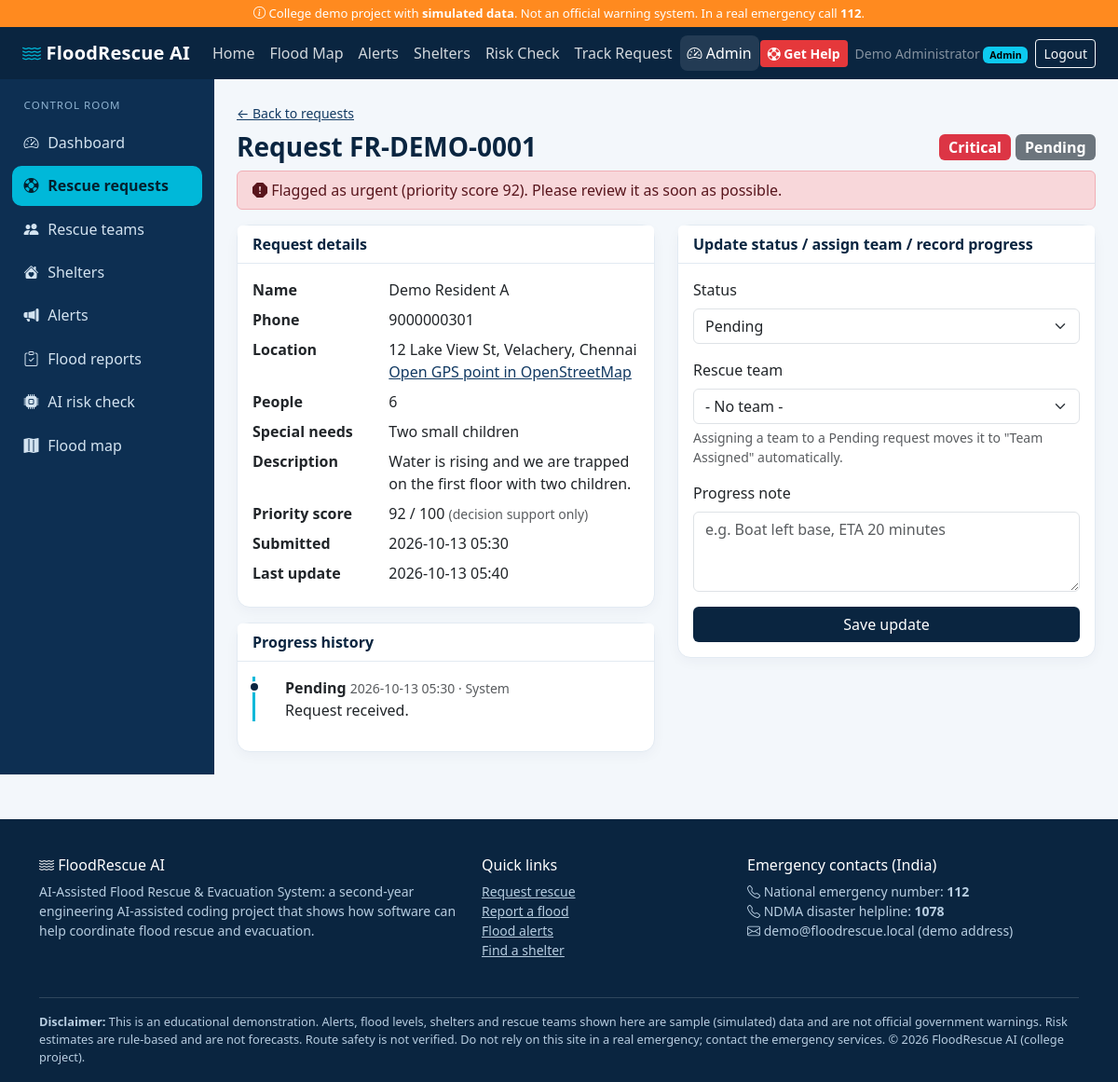
Screenshot of /admin/requests/FR-DEMO-0001 (signed in) with the database file from the repository.
### tables this page shows
CREATE TABLE users (
    id INTEGER PRIMARY KEY AUTOINCREMENT,
    name TEXT NOT NULL,
    email TEXT NOT NULL UNIQUE,
    phone TEXT NOT NULL,
    password_hash TEXT NOT NULL,
    role TEXT NOT NULL DEFAULT 'user',
    created_at TEXT NOT NULL
);

CREATE TABLE rescue_requests (
    id INTEGER PRIMARY KEY AUTOINCREMENT,
    request_id TEXT NOT NULL UNIQUE,
    user_id INTEGER,
    name TEXT NOT NULL,
    phone TEXT NOT NULL,
    location TEXT NOT NULL,
    latitude REAL,
    longitude REAL,
    people_count INTEGER NOT NULL,
    description TEXT NOT NULL,
    urgency TEXT NOT NULL,
    special_needs TEXT,
    priority_score INTEGER NOT NULL DEFAULT 0,
    is_urgent INTEGER NOT NULL DEFAULT 0,
    status TEXT NOT NULL DEFAULT 'Pending',
    team_id INTEGER REFERENCES rescue_teams(id),
    created_at TEXT NOT NULL,
    updated_at TEXT NOT NULL
);

CREATE TABLE request_updates (
    id INTEGER PRIMARY KEY AUTOINCREMENT,
    request_id TEXT NOT NULL,
    status TEXT NOT NULL,
    note TEXT,
    team_label TEXT,
    updated_by TEXT,
    created_at TEXT NOT NULL
);

### app.py (the view)
@app.route("/admin/requests/<rid>")
@admin_required
def request_detail(rid):
    req = query("SELECT r.*, t.name AS team_name, t.team_code FROM rescue_requests r "
                "LEFT JOIN rescue_teams t ON r.team_id=t.id WHERE r.request_id=?", (rid,), one=True)
    if req is None:
        abort(404)
    teams = query("SELECT * FROM rescue_teams ORDER BY team_code")
    timeline = query("SELECT * FROM request_updates WHERE request_id=? ORDER BY id DESC", (rid,))
    return render_template("request_detail.html", req=req, teams=teams, timeline=timeline)

### app.py (called while the page is built)
@app.before_request
def load_user_and_check_csrf():
    if "csrf_token" not in session:
        session["csrf_token"] = secrets.token_hex(16)
    g.user = None
    if session.get("user_id"):
        g.user = query("SELECT id,name,email,phone,role FROM users WHERE id=?", (session["user_id"],), one=True)
        if g.user is None:
            session.pop("user_id", None)
    if request.method == "POST":
        token = request.form.get("csrf_token") or request.headers.get("X-CSRF-Token") or ""
        if not secrets.compare_digest(token, session.get("csrf_token", "")):
            abort(400, "Your session expired or the form was invalid. Please reload the page and try again.")

@app.context_processor
def inject_globals():
    return dict(csrf_token=session.get("csrf_token", ""), current_user=g.get("user"),
                STATUSES=STATUSES, URGENCY_LEVELS=URGENCY_LEVELS, year=datetime.now().year)

def admin_required(view):
    @wraps(view)
    def wrapped(*args, **kwargs):
        if g.user is None:
            flash("Please log in as an administrator.", "warning")
            return redirect(url_for("login", next=request.path))
        if g.user["role"] != "admin":
            abort(403)
        return view(*args, **kwargs)
    return wrapped

@app.template_filter("badge")
def badge_filter(value):
    return BADGE_COLORS.get(value, "secondary")

### db.py (called while the page is built)
def get_db():
    if "db" not in g:
        g.db = sqlite3.connect(DB_PATH)
        g.db.row_factory = sqlite3.Row
        g.db.execute("PRAGMA foreign_keys = ON")
    return g.db

def query(sql, args=(), one=False):
    cur = get_db().execute(sql, args)
    rows = cur.fetchall()
    cur.close()
    if one:
        return rows[0] if rows else None
    return rows

### templates/request_detail.html (shortened to what this page needs)
{% extends "admin_base.html" %}
{% block content %}
<a href="{{ url_for('rescue_management') }}" class="small">&larr; Back to requests</a>
<div class="d-flex flex-wrap justify-content-between align-items-center my-2">
    <h3 class="mb-0">Request {{ req.request_id }}</h3>
    <div><span class="badge text-bg-{{ req.urgency|badge }} fs-6">{{ req.urgency }}</span>
        <span class="badge text-bg-{{ req.status|badge }} fs-6">{{ req.status }}</span></div>
</div>
{% if req.is_urgent and req.status not in ('Rescued','Closed') %}
<div class="alert alert-danger py-2"><i class="bi bi-exclamation-octagon-fill"></i> Flagged as urgent (priority score {{ req.priority_score }}). Please review it as soon as possible.</div>
{% endif %}
<div class="row g-4">
    <div class="col-lg-6">
        <div class="card mb-3"><div class="card-header">Request details</div><div class="card-body">
            <dl class="row mb-0">
                <dt class="col-sm-4">Name</dt><dd class="col-sm-8">{{ req.name }}</dd>
                <dt class="col-sm-4">Phone</dt><dd class="col-sm-8">{{ req.phone }}</dd>
                <dt class="col-sm-4">Location</dt><dd class="col-sm-8">{{ req.location }}
                    {% if req.latitude %}<br><a target="_blank" rel="noopener" href="https://www.openstreetmap.org/?mlat={{ req.latitude }}&amp;mlon={{ req.longitude }}#map=16/{{ req.latitude }}/{{ req.longitude }}">Open GPS point in OpenStreetMap</a>{% endif %}</dd>
                <dt class="col-sm-4">People</dt><dd class="col-sm-8">{{ req.people_count }}</dd>
                <dt class="col-sm-4">Special needs</dt><dd class="col-sm-8">{{ req.special_needs or 'None stated' }}</dd>
                <dt class="col-sm-4">Description</dt><dd class="col-sm-8">{{ req.description }}</dd>
                <dt class="col-sm-4">Priority score</dt><dd class="col-sm-8">{{ req.priority_score }} / 100 <small class="text-muted">(decision support only)</small></dd>
                <dt class="col-sm-4">Submitted</dt><dd class="col-sm-8">{{ req.created_at }}</dd>
                <dt class="col-sm-4">Last update</dt><dd class="col-sm-8">{{ req.updated_at }}</dd>
            </dl></div></div>
        <div class="card"><div class="card-header">Progress history</div><div class="card-body">
            <ul class="timeline">
                {% for t in timeline %}
                <li><b>{{ t.status }}</b> <span class="small text-muted">{{ t.created_at }} &middot; {{ t.updated_by }}</span><br>{{ t.note }}
                    {% if t.team_label %}<br><small class="text-muted">Team: {{ t.team_label }}</small>{% endif %}</li>
                {% endfor %}
            </ul></div></div>
    </div>
    <div class="col-lg-6">
        <div class="card"><div class="card-header">Update status / assign team / record progress</div><div class="card-body">
            <form method="post" action="{{ url_for('request_update', rid=req.request_id) }}">
                <div class="mb-3"><label class="form-label">Status</label>
                    <select class="form-select" name="status">{% for s in STATUSES %}<option {{ 'selected' if s == req.status }}>{{ s }}</option>{% endfor %}</select></div>
                <div class="mb-3"><label class="form-label">Rescue team</label>
                    <select class="form-select" name="team_id"><option value="">- No team -</option>
                            </select>
                    <div class="form-text">Assigning a team to a Pending request moves it to "Team Assigned" automatically.</div></div>
                <div class="mb-3"><label class="form-label">Progress note</label>
                    <textarea class="form-control" name="note" rows="3" maxlength="500" placeholder="e.g. Boat left base, ETA 20 minutes"></textarea></div>
                <button class="btn btn-navy w-100">Save update</button>
            </form></div></div>
    </div>
</div>
{% endblock %}

### templates/base.html (shortened to what this page needs)
<!doctype html>
<html lang="en">
<head>
    <link href="https://cdn.jsdelivr.net/npm/bootstrap@5.3.3/dist/css/bootstrap.min.css" rel="stylesheet">
    <link href="https://cdn.jsdelivr.net/npm/bootstrap-icons@1.11.3/font/bootstrap-icons.min.css" rel="stylesheet">
    <link rel="stylesheet" href="{{ url_for('static', filename='css/style.css') }}">
</head>
<body>
<div class="demo-strip">
    <i class="bi bi-info-circle"></i> College demo project with <b>simulated data</b>. Not an official warning system.
    In a real emergency call <b>112</b>.
</div>
<nav class="navbar navbar-expand-lg site-nav sticky-top">
    <div class="container-fluid px-lg-4">
        <a class="navbar-brand" href="{{ url_for('index') }}"><i class="bi bi-water"></i> FloodRescue AI</a>
        <div class="collapse navbar-collapse" id="mainNav">
            <ul class="navbar-nav me-auto mb-2 mb-lg-0">
                <li class="nav-item"><a class="nav-link {{ 'active' if request.endpoint == 'index' }}" href="{{ url_for('index') }}">Home</a></li>
                <li class="nav-item"><a class="nav-link {{ 'active' if request.endpoint == 'flood_map' }}" href="{{ url_for('flood_map') }}">Flood Map</a></li>
                <li class="nav-item"><a class="nav-link {{ 'active' if request.endpoint == 'alerts' }}" href="{{ url_for('alerts') }}">Alerts</a></li>
                <li class="nav-item"><a class="nav-link {{ 'active' if request.endpoint == 'shelters' }}" href="{{ url_for('shelters') }}">Shelters</a></li>
                <li class="nav-item"><a class="nav-link {{ 'active' if request.endpoint == 'risk_assessment' }}" href="{{ url_for('risk_assessment') }}">Risk Check</a></li>
                <li class="nav-item"><a class="nav-link {{ 'active' if request.endpoint == 'track' }}" href="{{ url_for('track') }}">Track Request</a></li>
                {% if current_user and current_user.role == 'admin' %}
                <li class="nav-item"><a class="nav-link {{ 'active' if request.path.startswith('/admin') or request.endpoint == 'dashboard' }}" href="{{ url_for('dashboard') }}"><i class="bi bi-speedometer2"></i> Admin</a></li>
                {% endif %}
            </ul>
            <div class="d-flex align-items-center gap-2">
                <a class="btn btn-sm btn-help" href="{{ url_for('rescue_request') }}"><i class="bi bi-life-preserver"></i> Get Help</a>
                {% if current_user %}
                <span class="text-white-50 small d-none d-xl-inline">{{ current_user.name }}
                    {% if current_user.role == 'admin' %}<span class="badge text-bg-info">Admin</span>{% endif %}</span>
                <form method="post" action="{{ url_for('logout') }}" class="m-0">
                    <button class="btn btn-sm btn-outline-light">Logout</button>
                </form>
                {% else %}
                <a class="btn btn-sm btn-outline-light" href="{{ url_for('login') }}">Login</a>
                <a class="btn btn-sm btn-cyan" href="{{ url_for('register') }}">Register</a>
                {% endif %}
            </div>
        </div>
    </div>
</nav>
{% block body %}{% block content %}{% endblock %}{% endblock %}
<footer class="site-footer">
    <div class="container">
        <div class="row g-4">
            <div class="col-md-5">
                <h6><i class="bi bi-water"></i> FloodRescue AI</h6>
                <p class="small">AI-Assisted Flood Rescue &amp; Evacuation System: a second-year engineering AI-assisted coding project that
                    shows how software can help coordinate flood rescue and evacuation.</p>
            </div>
            <div class="col-6 col-md-3">
                <h6>Quick links</h6>
                <ul class="list-unstyled small">
                    <li><a href="{{ url_for('rescue_request') }}">Request rescue</a></li>
                    <li><a href="{{ url_for('report_flood') }}">Report a flood</a></li>
                    <li><a href="{{ url_for('alerts') }}">Flood alerts</a></li>
                    <li><a href="{{ url_for('shelters') }}">Find a shelter</a></li>
                </ul>
            </div>
            <div class="col-6 col-md-4">
                <h6>Emergency contacts (India)</h6>
                <ul class="list-unstyled small">
                    <li><i class="bi bi-telephone"></i> National emergency number: <b>112</b></li>
                    <li><i class="bi bi-telephone"></i> NDMA disaster helpline: <b>1078</b></li>
                    <li><i class="bi bi-envelope"></i> demo@floodrescue.local (demo address)</li>
                </ul>
            </div>
        </div>
        <div class="disclaimer">
            <b>Disclaimer:</b> This is an educational demonstration. Alerts, flood levels, shelters and rescue teams shown here are
            sample (simulated) data and are not official government warnings. Risk estimates are rule-based and are not forecasts.
            Route safety is not verified. Do not rely on this site in a real emergency; contact the emergency services.
            &copy; {{ year }} FloodRescue AI (college project).
        </div>
    </div>
</footer>
</body>
</html>

### static/css/style.css (style rules this page uses)
:root { --navy: #0a2540; --navy-2: #123a63; --cyan: #00b8d9; --orange: #ff8a1f; --red: #e5383b; --bg: #f3f7fb; --card-border: #e2eaf2; }
body { background: var(--bg); color: #1d2b3a; font-family: "Segoe UI", system-ui, -apple-system, Roboto, sans-serif; }
h1, h2, h3, h4, h5 { color: var(--navy); font-weight: 700; }
a { color: var(--navy-2); }
.demo-strip { background: var(--orange); color: #fff; font-size: .82rem; text-align: center; padding: .3rem .5rem; }
.site-nav { background: var(--navy); }
.site-nav .navbar-brand { color: #fff; font-weight: 700; letter-spacing: .2px; }
.site-nav .navbar-brand i { color: var(--cyan); }
.site-nav .nav-link { color: rgba(255,255,255,.82); border-radius: 8px; padding: .45rem .8rem; }
.site-nav .nav-link:hover, .site-nav .nav-link.active { color: #fff; background: rgba(255,255,255,.1); }
.btn-help { background: var(--red); color: #fff; font-weight: 600; border: 0; }
.btn-navy { background: var(--navy); color: #fff; }
.card { border: 1px solid var(--card-border); border-radius: 14px; box-shadow: 0 4px 14px rgba(10,37,64,.04); }
.card-header { background: #fff; border-bottom: 1px solid var(--card-border); font-weight: 600; color: var(--navy); }
.timeline { list-style: none; padding-left: 1.2rem; border-left: 3px solid var(--cyan); margin: 0; }
.timeline li { position: relative; margin-bottom: 1rem; padding-left: .8rem; }
.timeline li::before { content: ""; position: absolute; left: -1.62rem; top: .35rem; width: 12px; height: 12px; border-radius: 50%; background: var(--navy); border: 2px solid #fff; }
.site-footer { background: var(--navy); color: #b7cde0; padding: 2.5rem 0 1rem; margin-top: 3rem; }
.site-footer h6 { color: #fff; }
.site-footer a { color: #b7cde0; }
.disclaimer { font-size: .8rem; border-top: 1px solid rgba(255,255,255,.15); margin-top: 1.5rem; padding-top: 1rem; }

### rows the page displays
users: name "Demo Administrator"
rescue_requests: request_id "FR-DEMO-0001", urgency "Critical", status "Pending", priority_score "92", name "Demo Resident A", phone "9000000301", location "12 Lake View St, Velachery, Chennai", people_count "6", special_needs "Two small children", description "Water is rising and we are trapped on the first floor with two children.", created_at "2026-10-13 05:30", updated_at "2026-10-13 05:40"
request_updates: status "Pending", created_at "2026-10-13 05:30", updated_by "System", note "Request received."

### other values shown
form field status "Pending"
